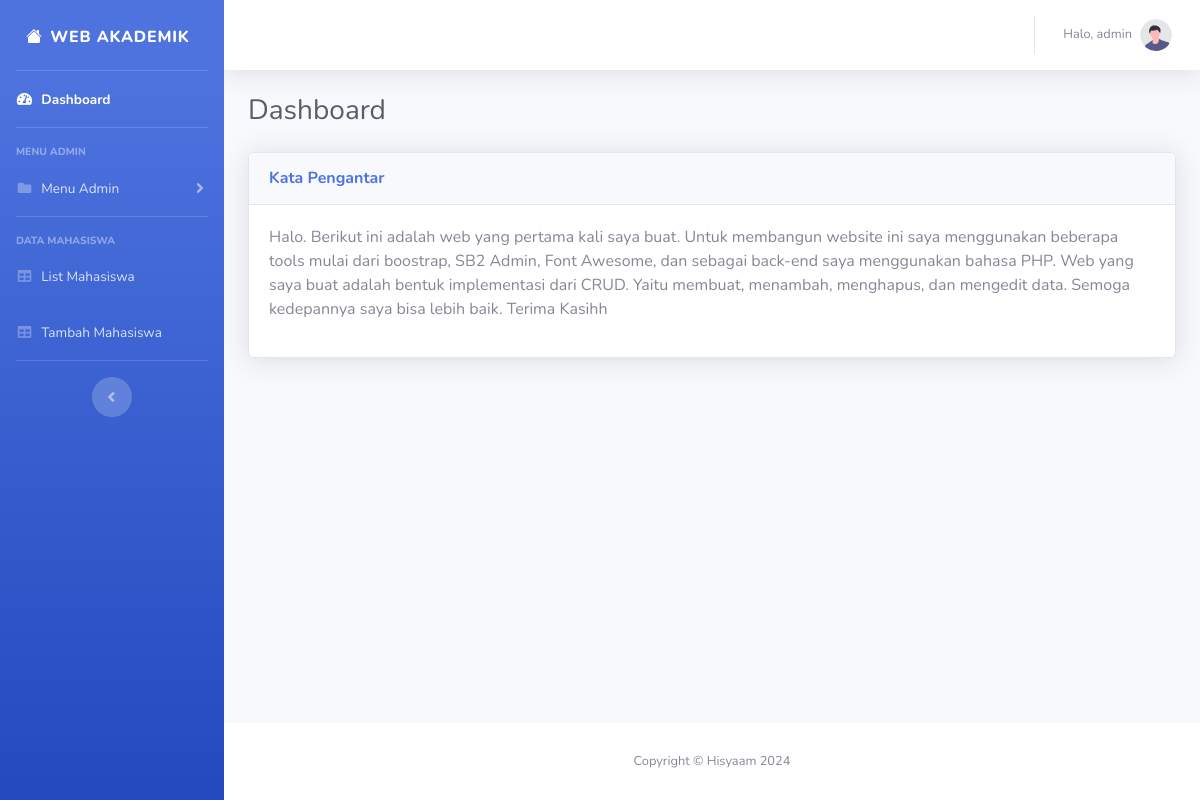
/index.php (signed in), run on the app's committed database.
### tables this page shows
CREATE TABLE `users` (
  `id` int(11) NOT NULL,
  `username` varchar(50) DEFAULT NULL,
  `password` varchar(255) DEFAULT NULL
);

CREATE TABLE `teks` (
  `teks_penjelasan` longtext NOT NULL
);

### index.php (the view, shortened to what this page needs)
<?php
include ('koneksi.php');
$queryTeks = mysqli_query($conn, "SELECT * FROM teks");
?>
<!DOCTYPE html>
<html lang="en">
<head>
    <link href="vendor/fontawesome-free/css/all.min.css" rel="stylesheet" type="text/css">
    <link href="css/sb-admin-2.min.css" rel="stylesheet">
</head>
<body id="page-top">
    <div id="wrapper">
        <?php include 'sidebar.php'; ?>
        <div id="content-wrapper" class="d-flex flex-column">
            <div id="content">
                <?php include 'topbar.php'; ?>
                <div class="container-fluid">
                    <div class="d-sm-flex align-items-center justify-content-between mb-4">
                        <h1 class="h3 mb-0 text-gray-800">Dashboard</h1>
                    </div>
                    <div class="row">
                        <div class="col-lg-12 mb-4">
                            <div class="card shadow mb-4">
                                <div class="card-header py-3">
                                    <h6 class="m-0 font-weight-bold text-primary">Kata Pengantar</h6>
                                </div>
                                <div class="card-body">
                                <?php
                                    $data=mysqli_fetch_array($queryTeks);
                                ?>
                                <P><?php echo $data['teks_penjelasan']; ?></P>
                                </div>
                            </div>
                        </div>
                    </div>
                </div>
            </div>
            <?php include "footer.php"; ?>
        </div>
    </div>
</body>
</html>

### sidebar.php (shortened to what this page needs)
<ul class="navbar-nav bg-gradient-primary sidebar sidebar-dark accordion" id="accordionSidebar">
<link href="vendor/fontawesome-free/css/all.min.css" rel="stylesheet" type="text/css">
            <a class="sidebar-brand d-flex align-items-center justify-content-center" href="index.php">
                <div class="sidebar-brand-icon">
                </div>
                <div class="sidebar-brand-text mx-2 mt-1">Web Akademik</div>
            </a>
            <hr class="sidebar-divider my-0">
            <li class="nav-item active">
                <a class="nav-link" href="index.php">
                    <i class="fas fa-fw fa-tachometer-alt"></i>
                    <span>Dashboard</span></a>
            </li>
            <hr class="sidebar-divider">
            <div class="sidebar-heading">
                Menu Admin
            </div>
            <li class="nav-item">
                <a class="nav-link collapsed" href="#" data-toggle="collapse" data-target="#collapsePages"
                    aria-expanded="true" aria-controls="collapsePages">
                    <i class="fas fa-fw fa-folder"></i>
                    <span>Menu Admin</span>
                </a>
            </li>
            <hr class="sidebar-divider">
            <div class="sidebar-heading">
                Data Mahasiswa
            </div>
            <li class="nav-item">
                <a class="nav-link" href="list_data.php">
                    <i class="fas fa-fw fa-table"></i>
                    <span>List Mahasiswa</span></a>
            </li>
            <li class="nav-item">
                <a class="nav-link" href="tambahMahasiswa.php">
                    <i class="fas fa-fw fa-table"></i>
                    <span>Tambah Mahasiswa</span></a>
            </li>
            <hr class="sidebar-divider d-none d-md-block">
            <div class="text-center d-none d-md-inline">
                <button class="rounded-circle border-0" id="sidebarToggle"></button>
            </div>
</ul>

### topbar.php (shortened to what this page needs)
<?php
    require "koneksi.php";
    $query = mysqli_query($conn, "SELECT * FROM users");
    $data = mysqli_fetch_array($query);
?>
<nav class="navbar navbar-expand navbar-light bg-white topbar mb-4 static-top shadow">
                    <ul class="navbar-nav ml-auto">
                        <li class="nav-item dropdown no-arrow">
                            <a class="nav-link dropdown-toggle" href="#" id="userDropdown" role="button"
                                data-toggle="dropdown" aria-haspopup="true" aria-expanded="false">
                                <span class="mr-2 d-none d-lg-inline text-gray-600 small">Halo, <?php echo  $data['username']; ?></span>
                                <img class="img-profile rounded-circle"
                                    src="img/undraw_profile.svg">
                            </a>
                        </li>
                    </ul>
                </nav>

### footer.php
<footer class="sticky-footer bg-white">
                <div class="container my-auto">
                    <div class="copyright text-center my-auto">
                        <span>Copyright &copy; Hisyaam 2024</span>
                    </div>
                </div>
</footer>

### data on the page
users: username "admin"
teks: teks_penjelasan "Halo. Berikut ini adalah web yang pertama kali saya buat. Untuk membangun website ini saya menggunakan beberapa tools mulai dari boostrap, SB2 Admin, Font Awesome, dan sebagai back-end saya menggunakan bahasa PHP. Web yang saya buat adalah bentuk implementasi dari CRUD. Yaitu membuat, menambah, menghapus, dan mengedit data. Semoga kedepannya saya bisa lebih baik. Terima Kasihh"
